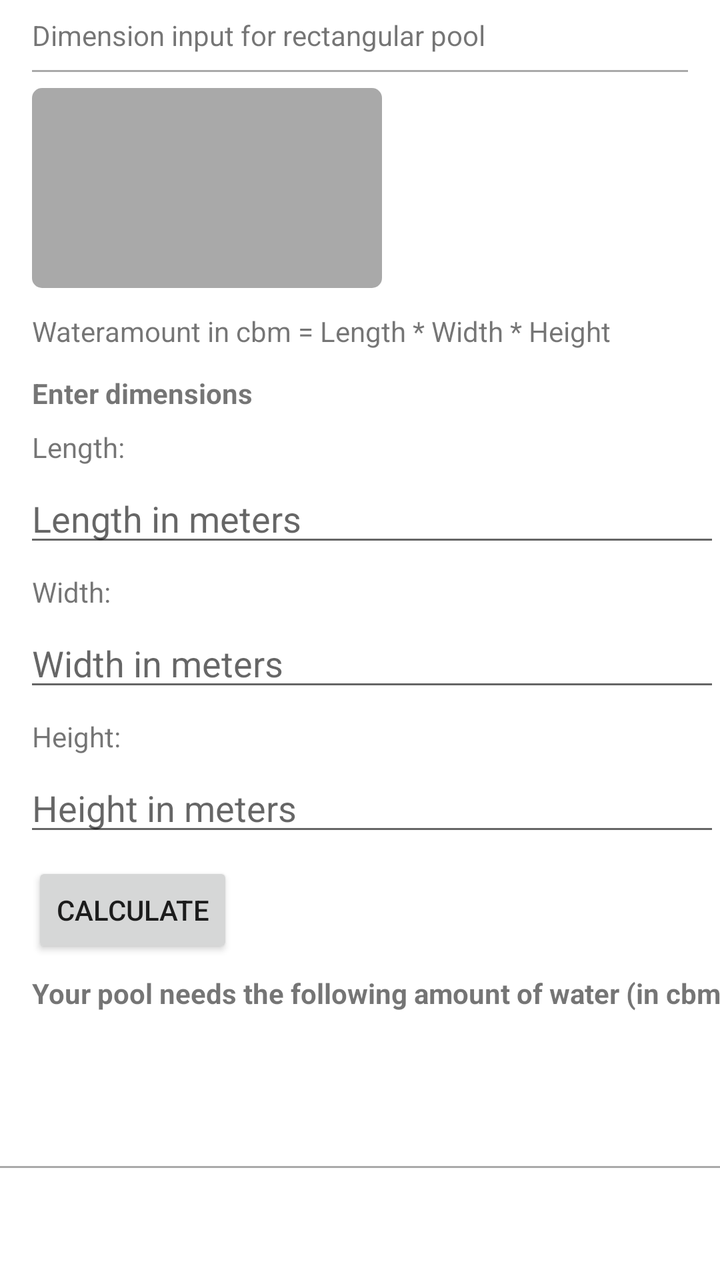
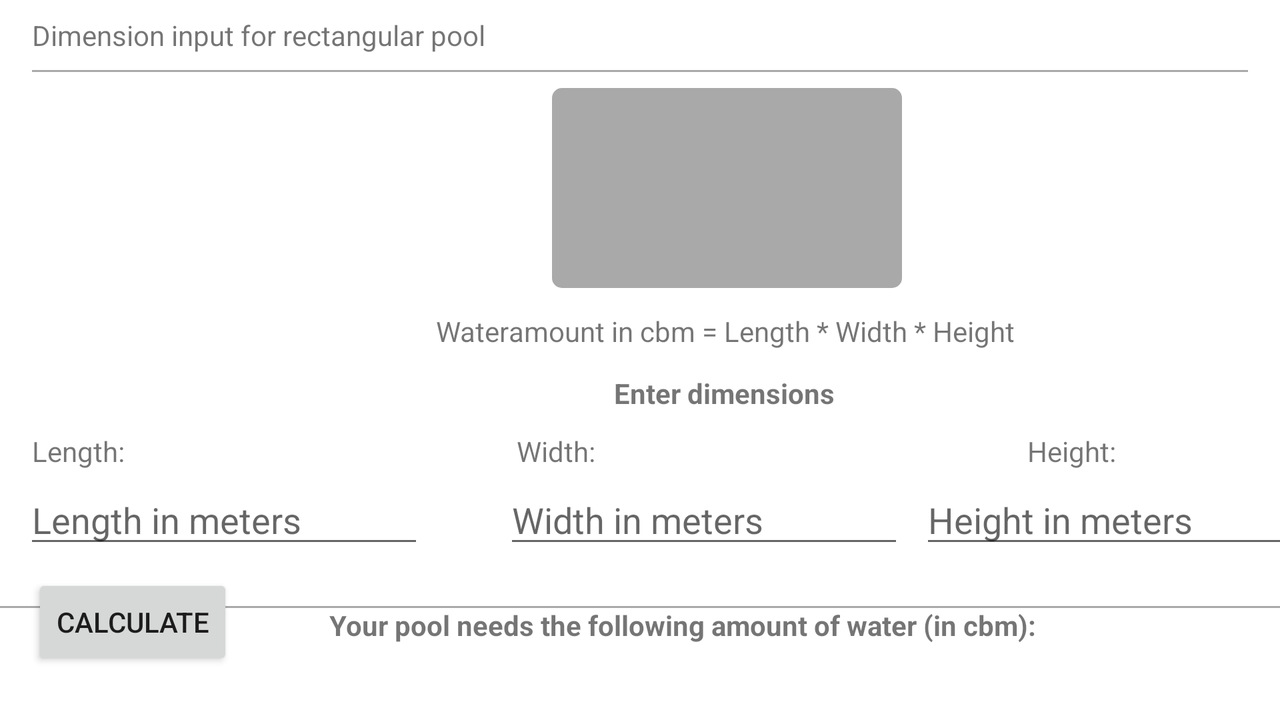

Compare how this app lays out the same screen by default and in its alternative resource folder. The renders come first, then the two layout files and the values they reference.
<!-- AndroidManifest.xml: application theme Theme.PoolRechner -->
<!-- res/layout/fragment_rectangle.xml -->
<?xml version="1.0" encoding="utf-8"?>
<androidx.constraintlayout.widget.ConstraintLayout xmlns:android="http://schemas.android.com/apk/res/android"
    xmlns:app="http://schemas.android.com/apk/res-auto"
    xmlns:tools="http://schemas.android.com/tools"
    android:layout_width="match_parent"
    android:layout_height="match_parent"
    tools:context=".ui.rectangle.RectangleFragment">

    <View
        android:id="@+id/devider_header"
        android:layout_width="match_parent"
        android:layout_height="1dp"
        android:layout_marginStart="16dp"
        android:layout_marginTop="8dp"
        android:layout_marginEnd="16dp"
        android:background="@android:color/darker_gray"
        app:layout_constraintEnd_toEndOf="parent"
        app:layout_constraintStart_toStartOf="parent"
        app:layout_constraintTop_toBottomOf="@+id/txt_rectangleHeader" />

    <TextView
        android:id="@+id/txt_rectangleHeader"
        android:layout_width="wrap_content"
        android:layout_height="wrap_content"
        android:layout_marginStart="16dp"
        android:layout_marginTop="8dp"
        android:text="@string/dimension_input_for_rectangular_pool"
        app:layout_constraintStart_toStartOf="parent"
        app:layout_constraintTop_toTopOf="parent" />

    <View
        android:id="@+id/devider_footer"
        android:layout_width="match_parent"
        android:layout_height="1dp"
        android:layout_marginStart="0dp"
        android:layout_marginEnd="0dp"
        android:layout_marginBottom="56dp"
        android:background="@android:color/darker_gray"
        app:layout_constraintBottom_toBottomOf="parent"
        app:layout_constraintEnd_toEndOf="parent"
        app:layout_constraintHorizontal_bias="0.0"
        app:layout_constraintStart_toStartOf="parent" />

    <ImageView
        android:id="@+id/imageViewRectangle"
        android:layout_width="175dp"
        android:layout_height="100dp"
        android:layout_marginStart="16dp"
        android:layout_marginTop="8dp"
        android:contentDescription="@string/rectangular_pool"
        android:src="@drawable/rectangle"
        app:layout_constraintStart_toStartOf="parent"
        app:layout_constraintTop_toBottomOf="@+id/devider_header" />

    <TextView
        android:id="@+id/txt_sizeRectangle"
        android:layout_width="wrap_content"
        android:layout_height="wrap_content"
        android:layout_marginStart="16dp"
        android:layout_marginTop="8dp"
        android:text="@string/result_pool_water"
        android:textStyle="bold"
        app:layout_constraintStart_toStartOf="parent"
        app:layout_constraintTop_toBottomOf="@+id/btn_calcRectangle" />

    <EditText
        android:id="@+id/nb_widthRectangle"
        android:layout_width="fill_parent"
        android:layout_height="wrap_content"
        android:layout_marginStart="12dp"
        android:layout_marginTop="4dp"
        android:autofillHints="Width"
        android:hint="@string/width_in_meters"
        android:inputType="numberDecimal"
        app:layout_constraintStart_toStartOf="parent"
        app:layout_constraintTop_toBottomOf="@+id/txt_widthRectangle" />

    <TextView
        android:id="@+id/txt_lengthRectangle"
        android:layout_width="wrap_content"
        android:layout_height="wrap_content"
        android:layout_marginStart="16dp"
        android:layout_marginTop="8dp"
        android:text="@string/length"
        app:layout_constraintStart_toStartOf="parent"
        app:layout_constraintTop_toBottomOf="@+id/txt_dimensionInputRectangle" />

    <TextView
        android:id="@+id/txt_widthRectangle"
        android:layout_width="wrap_content"
        android:layout_height="wrap_content"
        android:layout_marginStart="16dp"
        android:layout_marginTop="8dp"
        android:text="@string/width"
        app:layout_constraintStart_toStartOf="parent"
        app:layout_constraintTop_toBottomOf="@+id/nb_lengthRectangle" />

    <TextView
        android:id="@+id/txt_dimensionInputRectangle"
        android:layout_width="wrap_content"
        android:layout_height="wrap_content"
        android:layout_marginStart="16dp"
        android:layout_marginTop="12dp"
        android:text="@string/enter_dimensions"
        android:textStyle="bold"
        app:layout_constraintStart_toStartOf="parent"
        app:layout_constraintTop_toBottomOf="@+id/txt_formular" />

    <TextView
        android:id="@+id/txt_heightRectangle"
        android:layout_width="wrap_content"
        android:layout_height="wrap_content"
        android:layout_marginStart="16dp"
        android:layout_marginTop="8dp"
        android:text="@string/height"
        app:layout_constraintStart_toStartOf="parent"
        app:layout_constraintTop_toBottomOf="@+id/nb_widthRectangle" />

    <EditText
        android:id="@+id/nb_lengthRectangle"
        android:layout_width="fill_parent"
        android:layout_height="wrap_content"
        android:layout_marginStart="12dp"
        android:layout_marginTop="4dp"
        android:autofillHints="Length"
        android:hint="@string/length_in_meters"
        android:inputType="numberDecimal"
        app:layout_constraintStart_toStartOf="parent"
        app:layout_constraintTop_toBottomOf="@+id/txt_lengthRectangle" />

    <Button
        android:id="@+id/btn_calcRectangle"
        android:layout_width="wrap_content"
        android:layout_height="wrap_content"
        android:layout_marginStart="16dp"
        android:layout_marginTop="8dp"
        android:text="@string/calculate"
        app:layout_constraintStart_toStartOf="parent"
        app:layout_constraintTop_toBottomOf="@+id/nb_heightRectangle" />

    <EditText
        android:id="@+id/nb_heightRectangle"
        android:layout_width="fill_parent"
        android:layout_height="wrap_content"
        android:layout_marginStart="12dp"
        android:layout_marginTop="4dp"
        android:autofillHints="Height"
        android:hint="@string/height_in_meters"
        android:inputType="numberDecimal"
        app:layout_constraintStart_toStartOf="parent"
        app:layout_constraintTop_toBottomOf="@+id/txt_heightRectangle" />

    <TextView
        android:id="@+id/txt_formular"
        android:layout_width="wrap_content"
        android:layout_height="wrap_content"
        android:layout_marginStart="16dp"
        android:layout_marginTop="12dp"
        android:text="@string/wateramount_in_cbm_rectangle"
        app:layout_constraintStart_toStartOf="parent"
        app:layout_constraintTop_toBottomOf="@+id/imageViewRectangle" />

    <TextView
        android:id="@+id/input_sizeRectangle"
        android:layout_width="wrap_content"
        android:layout_height="27dp"
        android:layout_marginStart="16dp"
        android:layout_marginTop="8dp"
        android:textSize="20sp"
        app:layout_constraintStart_toStartOf="parent"
        app:layout_constraintTop_toBottomOf="@+id/txt_sizeRectangle" />

</androidx.constraintlayout.widget.ConstraintLayout>
<!-- resources referenced by this layout -->
<resources>
  <!-- drawable rectangle (drawable) -->
  <?xml version="1.0" encoding="UTF-8"?>
  <shape xmlns:android="http://schemas.android.com/apk/res/android" android:id="@+id/listview_background_shape">
      <padding android:left="2dp"
          android:top="2dp"
          android:right="2dp"
          android:bottom="2dp" />
      <corners android:radius="5dp" />
      <solid android:color="#a9a9a9" />
  </shape>
  <string name="calculate">Calculate</string>
  <string name="dimension_input_for_rectangular_pool">Dimension input for rectangular pool</string>
  <string name="enter_dimensions">Enter dimensions</string>
  <string name="height">Height:</string>
  <string name="height_in_meters">Height in meters</string>
  <string name="length">Length:</string>
  <string name="length_in_meters">Length in meters</string>
  <string name="rectangular_pool">Rectangular pool</string>
  <string name="result_pool_water">Your pool needs the following amount of water (in cbm):</string>
  <string name="wateramount_in_cbm_rectangle">Wateramount in cbm = Length * Width * Height</string>
  <string name="width">Width:</string>
  <string name="width_in_meters">Width in meters</string>
  <style name="Theme.PoolRechner" parent="Theme.MaterialComponents.DayNight.DarkActionBar">
          
          <item name="colorPrimary">@color/purple_500</item>
          <item name="colorPrimaryVariant">@color/purple_700</item>
          <item name="colorOnPrimary">@color/white</item>
          
          <item name="colorSecondary">@color/teal_200</item>
          <item name="colorSecondaryVariant">@color/teal_700</item>
          <item name="colorOnSecondary">@color/black</item>
          
          <item name="android:statusBarColor">?attr/colorPrimaryVariant</item>
          
      </style>
</resources>
<!-- res/layout-land/fragment_rectangle.xml (the author's variant of the layout above) -->
<!-- drawn on the phone turned sideways -->
<?xml version="1.0" encoding="utf-8"?>
<androidx.constraintlayout.widget.ConstraintLayout xmlns:android="http://schemas.android.com/apk/res/android"
    xmlns:app="http://schemas.android.com/apk/res-auto"
    xmlns:tools="http://schemas.android.com/tools"
    android:layout_width="match_parent"
    android:layout_height="match_parent"
    tools:context=".ui.rectangle.RectangleFragment">

    <View
        android:id="@+id/devider_header"
        android:layout_width="match_parent"
        android:layout_height="1dp"
        android:layout_marginStart="16dp"
        android:layout_marginTop="8dp"
        android:layout_marginEnd="16dp"
        android:background="@android:color/darker_gray"
        app:layout_constraintEnd_toEndOf="parent"
        app:layout_constraintStart_toStartOf="parent"
        app:layout_constraintTop_toBottomOf="@+id/txt_rectangleHeader" />

    <TextView
        android:id="@+id/txt_rectangleHeader"
        android:layout_width="wrap_content"
        android:layout_height="wrap_content"
        android:layout_marginStart="16dp"
        android:layout_marginTop="8dp"
        android:text="@string/dimension_input_for_rectangular_pool"
        app:layout_constraintStart_toStartOf="parent"
        app:layout_constraintTop_toTopOf="parent" />

    <View
        android:id="@+id/devider_footer"
        android:layout_width="match_parent"
        android:layout_height="1dp"
        android:layout_marginStart="0dp"
        android:layout_marginEnd="0dp"
        android:layout_marginBottom="56dp"
        android:background="@android:color/darker_gray"
        app:layout_constraintBottom_toBottomOf="parent"
        app:layout_constraintEnd_toEndOf="parent"
        app:layout_constraintHorizontal_bias="0.0"
        app:layout_constraintStart_toStartOf="parent" />

    <ImageView
        android:id="@+id/imageViewRectangle"
        android:layout_width="175dp"
        android:layout_height="100dp"
        android:layout_marginStart="276dp"
        android:layout_marginTop="8dp"
        android:contentDescription="@string/rectangular_pool"
        android:src="@drawable/rectangle"
        app:layout_constraintStart_toStartOf="parent"
        app:layout_constraintTop_toBottomOf="@+id/devider_header" />

    <TextView
        android:id="@+id/txt_sizeRectangle"
        android:layout_width="wrap_content"
        android:layout_height="wrap_content"
        android:layout_marginStart="48dp"
        android:layout_marginTop="24dp"
        android:text="@string/result_pool_water"
        android:textStyle="bold"
        app:layout_constraintStart_toEndOf="@+id/btn_calcRectangle"
        app:layout_constraintTop_toBottomOf="@+id/nb_widthRectangle" />

    <EditText
        android:id="@+id/nb_widthRectangle"
        android:layout_width="200dp"
        android:layout_height="40dp"
        android:layout_marginStart="40dp"
        android:layout_marginTop="4dp"
        android:autofillHints="Width"
        android:hint="@string/width_in_meters"
        android:inputType="numberDecimal"
        app:layout_constraintStart_toEndOf="@+id/nb_lengthRectangle"
        app:layout_constraintTop_toBottomOf="@+id/txt_widthRectangle" />

    <TextView
        android:id="@+id/txt_lengthRectangle"
        android:layout_width="wrap_content"
        android:layout_height="wrap_content"
        android:layout_marginStart="16dp"
        android:layout_marginTop="8dp"
        android:text="@string/length"
        app:layout_constraintStart_toStartOf="parent"
        app:layout_constraintTop_toBottomOf="@+id/txt_dimensionInputRectangle" />

    <TextView
        android:id="@+id/txt_widthRectangle"
        android:layout_width="wrap_content"
        android:layout_height="wrap_content"
        android:layout_marginStart="196dp"
        android:layout_marginTop="8dp"
        android:text="@string/width"
        app:layout_constraintStart_toEndOf="@+id/txt_lengthRectangle"
        app:layout_constraintTop_toBottomOf="@+id/txt_dimensionInputRectangle" />

    <TextView
        android:id="@+id/txt_dimensionInputRectangle"
        android:layout_width="396dp"
        android:layout_height="21dp"
        android:layout_marginStart="164dp"
        android:layout_marginTop="12dp"
        android:text="@string/enter_dimensions"
        android:textAlignment="center"
        android:textStyle="bold"
        app:layout_constraintStart_toStartOf="parent"
        app:layout_constraintTop_toBottomOf="@+id/txt_formular" />

    <TextView
        android:id="@+id/txt_heightRectangle"
        android:layout_width="wrap_content"
        android:layout_height="wrap_content"
        android:layout_marginStart="216dp"
        android:layout_marginTop="8dp"
        android:text="@string/height"
        app:layout_constraintStart_toEndOf="@+id/txt_widthRectangle"
        app:layout_constraintTop_toBottomOf="@+id/txt_dimensionInputRectangle" />

    <EditText
        android:id="@+id/nb_lengthRectangle"
        android:layout_width="200dp"
        android:layout_height="40dp"
        android:layout_marginStart="12dp"
        android:layout_marginTop="4dp"
        android:autofillHints="Length"
        android:hint="@string/length_in_meters"
        android:inputType="numberDecimal"
        app:layout_constraintStart_toStartOf="parent"
        app:layout_constraintTop_toBottomOf="@+id/txt_lengthRectangle" />

    <Button
        android:id="@+id/btn_calcRectangle"
        android:layout_width="wrap_content"
        android:layout_height="wrap_content"
        android:layout_marginStart="16dp"
        android:layout_marginTop="8dp"
        android:text="@string/calculate"
        app:layout_constraintStart_toStartOf="parent"
        app:layout_constraintTop_toBottomOf="@+id/nb_heightRectangle" />

    <EditText
        android:id="@+id/nb_heightRectangle"
        android:layout_width="200dp"
        android:layout_height="40dp"
        android:layout_marginStart="40dp"
        android:layout_marginTop="4dp"
        android:layout_marginEnd="12dp"
        android:autofillHints="Height"
        android:hint="@string/height_in_meters"
        android:inputType="numberDecimal"
        app:layout_constraintEnd_toEndOf="parent"
        app:layout_constraintStart_toEndOf="@+id/nb_widthRectangle"
        app:layout_constraintTop_toBottomOf="@+id/txt_heightRectangle" />

    <TextView
        android:id="@+id/txt_formular"
        android:layout_width="421dp"
        android:layout_height="wrap_content"
        android:layout_marginStart="152dp"
        android:layout_marginTop="12dp"
        android:text="@string/wateramount_in_cbm_rectangle"
        android:textAlignment="center"
        app:layout_constraintStart_toStartOf="parent"
        app:layout_constraintTop_toBottomOf="@+id/imageViewRectangle" />

    <TextView
        android:id="@+id/input_sizeRectangle"
        android:layout_width="wrap_content"
        android:layout_height="wrap_content"
        android:layout_marginStart="40dp"
        android:layout_marginTop="24dp"
        android:textSize="20sp"
        app:layout_constraintStart_toEndOf="@+id/txt_sizeRectangle"
        app:layout_constraintTop_toBottomOf="@+id/nb_heightRectangle" />

</androidx.constraintlayout.widget.ConstraintLayout>
